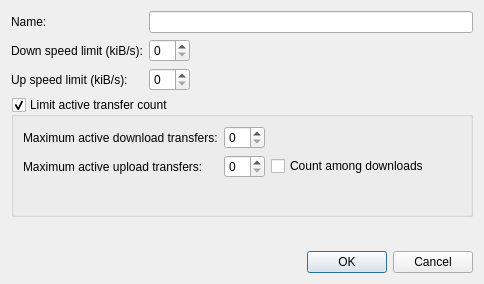
<ui version="4.0" >
 <class>QueueDlg</class>
 <widget class="QDialog" name="QueueDlg" >
  <property name="geometry" >
   <rect>
    <x>0</x>
    <y>0</y>
    <width>484</width>
    <height>284</height>
   </rect>
  </property>
  <property name="windowTitle" >
   <string>Queue properties</string>
  </property>
  <layout class="QGridLayout" >
   <item row="0" column="0" >
    <widget class="QLabel" name="label" >
     <property name="text" >
      <string>Name:</string>
     </property>
     <property name="buddy" >
      <cstring>lineName</cstring>
     </property>
    </widget>
   </item>
   <item row="0" column="1" colspan="2" >
    <widget class="QLineEdit" name="lineName" />
   </item>
   <item row="1" column="0" >
    <widget class="QLabel" name="label_2" >
     <property name="text" >
      <string>Down speed limit (kiB/s):</string>
     </property>
     <property name="buddy" >
      <cstring>spinDown</cstring>
     </property>
    </widget>
   </item>
   <item row="1" column="1" >
    <widget class="QSpinBox" name="spinDown" />
   </item>
   <item row="1" column="2" >
    <spacer>
     <property name="orientation" >
      <enum>Qt::Horizontal</enum>
     </property>
     <property name="sizeHint" >
      <size>
       <width>40</width>
       <height>20</height>
      </size>
     </property>
    </spacer>
   </item>
   <item row="2" column="0" >
    <widget class="QLabel" name="label_3" >
     <property name="text" >
      <string>Up speed limit (kiB/s):</string>
     </property>
     <property name="buddy" >
      <cstring>spinUp</cstring>
     </property>
    </widget>
   </item>
   <item row="2" column="1" >
    <widget class="QSpinBox" name="spinUp" />
   </item>
   <item row="2" column="2" >
    <spacer>
     <property name="orientation" >
      <enum>Qt::Horizontal</enum>
     </property>
     <property name="sizeHint" >
      <size>
       <width>40</width>
       <height>20</height>
      </size>
     </property>
    </spacer>
   </item>
   <item row="3" column="0" colspan="3" >
    <widget class="QGroupBox" name="groupLimitQueue" >
     <property name="title" >
      <string>Limit active transfer count</string>
     </property>
     <property name="checkable" >
      <bool>true</bool>
     </property>
     <layout class="QGridLayout" >
      <item row="0" column="0" >
       <widget class="QLabel" name="label_4" >
        <property name="text" >
         <string>Maximum active download transfers:</string>
        </property>
        <property name="buddy" >
         <cstring>spinTransfersDown</cstring>
        </property>
       </widget>
      </item>
      <item row="0" column="1" >
       <widget class="QSpinBox" name="spinTransfersDown" />
      </item>
      <item row="0" column="2" >
       <spacer>
        <property name="orientation" >
         <enum>Qt::Horizontal</enum>
        </property>
        <property name="sizeHint" >
         <size>
          <width>40</width>
          <height>20</height>
         </size>
        </property>
       </spacer>
      </item>
      <item row="1" column="0" >
       <widget class="QLabel" name="label_5" >
        <property name="text" >
         <string>Maximum active upload transfers:</string>
        </property>
       </widget>
      </item>
      <item row="1" column="1" >
       <widget class="QSpinBox" name="spinTransfersUp" />
      </item>
      <item row="1" column="2" >
       <widget class="QCheckBox" name="checkUpAsDown" >
        <property name="text" >
         <string>Count among downloads</string>
        </property>
       </widget>
      </item>
      <item row="2" column="1" >
       <spacer>
        <property name="orientation" >
         <enum>Qt::Vertical</enum>
        </property>
        <property name="sizeHint" >
         <size>
          <width>20</width>
          <height>40</height>
         </size>
        </property>
       </spacer>
      </item>
     </layout>
    </widget>
   </item>
   <item row="4" column="1" colspan="2" >
    <spacer>
     <property name="orientation" >
      <enum>Qt::Vertical</enum>
     </property>
     <property name="sizeHint" >
      <size>
       <width>20</width>
       <height>40</height>
      </size>
     </property>
    </spacer>
   </item>
   <item row="5" column="0" colspan="3" >
    <widget class="QDialogButtonBox" name="buttonBox" >
     <property name="orientation" >
      <enum>Qt::Horizontal</enum>
     </property>
     <property name="standardButtons" >
      <set>QDialogButtonBox::Cancel|QDialogButtonBox::NoButton|QDialogButtonBox::Ok</set>
     </property>
    </widget>
   </item>
  </layout>
 </widget>
 <tabstops>
  <tabstop>lineName</tabstop>
  <tabstop>spinDown</tabstop>
  <tabstop>spinUp</tabstop>
  <tabstop>spinTransfersDown</tabstop>
  <tabstop>buttonBox</tabstop>
 </tabstops>
 <resources/>
 <connections>
  <connection>
   <sender>buttonBox</sender>
   <signal>accepted()</signal>
   <receiver>QueueDlg</receiver>
   <slot>accept()</slot>
   <hints>
    <hint type="sourcelabel" >
     <x>236</x>
     <y>386</y>
    </hint>
    <hint type="destinationlabel" >
     <x>157</x>
     <y>260</y>
    </hint>
   </hints>
  </connection>
  <connection>
   <sender>buttonBox</sender>
   <signal>rejected()</signal>
   <receiver>QueueDlg</receiver>
   <slot>reject()</slot>
   <hints>
    <hint type="sourcelabel" >
     <x>304</x>
     <y>386</y>
    </hint>
    <hint type="destinationlabel" >
     <x>286</x>
     <y>260</y>
    </hint>
   </hints>
  </connection>
  <connection>
   <sender>lineName</sender>
   <signal>returnPressed()</signal>
   <receiver>QueueDlg</receiver>
   <slot>accept()</slot>
   <hints>
    <hint type="sourcelabel" >
     <x>474</x>
     <y>29</y>
    </hint>
    <hint type="destinationlabel" >
     <x>144</x>
     <y>0</y>
    </hint>
   </hints>
  </connection>
  <connection>
   <sender>checkUpAsDown</sender>
   <signal>toggled(bool)</signal>
   <receiver>spinTransfersUp</receiver>
   <slot>setDisabled(bool)</slot>
   <hints>
    <hint type="sourcelabel" >
     <x>463</x>
     <y>182</y>
    </hint>
    <hint type="destinationlabel" >
     <x>276</x>
     <y>185</y>
    </hint>
   </hints>
  </connection>
 </connections>
</ui>
